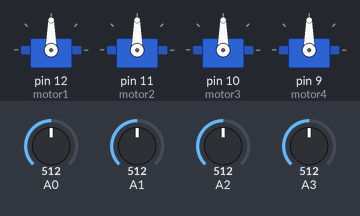
The sketch below on a simulated Arduino Uno, built with avr-gcc and run on an emulated ATmega328P. On the bench: 4 × servo. The test bench sets the inputs (shaded band); at power-on: A0 = 512, A1 = 512, A2 = 512, A3 = 512.

Above: at 1.2 s.
1.3 s: A0 set to 716
At 2.3 s:
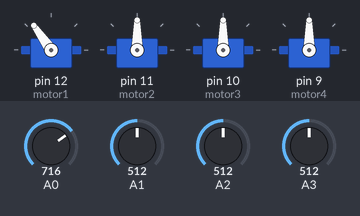
2.8 s: A1 set to 716
At 3.5 s:
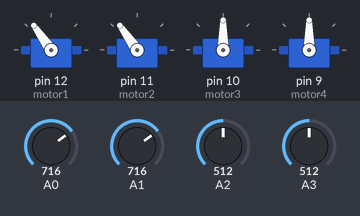
4.3 s: A2 set to 716
At 4.6 s:
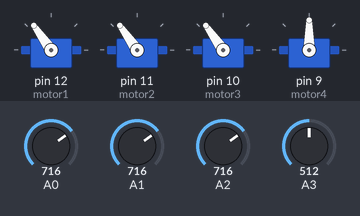
5.8 s: A3 set to 716
At 6.9 s:
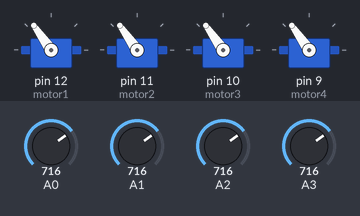
7.3 s: A0 set to 992
At 8.1 s:
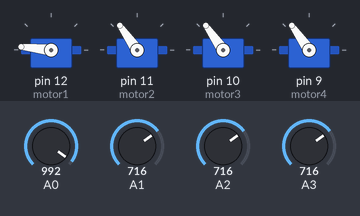
8.8 s: A1 set to 992
At 9.2 s:
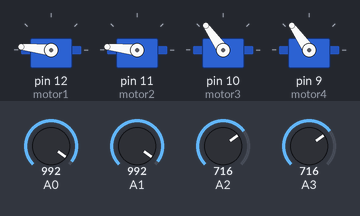
Timing chart, 0 to 11.3 s (numbered marks = the images above; inputs shaded):
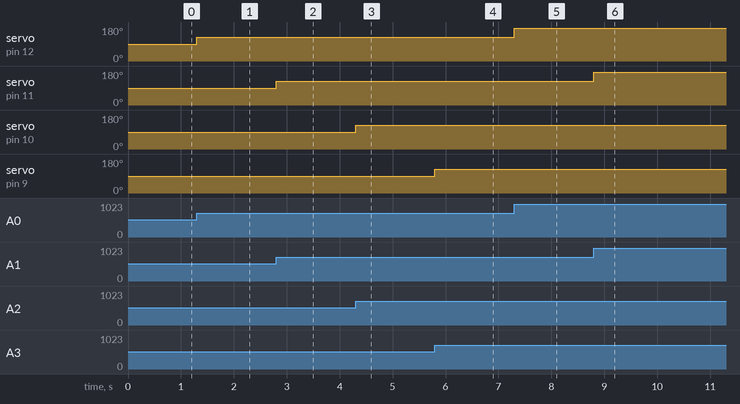

The sketch:

robot_arm_control.ino
```cpp
#include <Servo.h>

Servo motor1;
Servo motor2;
Servo motor3;
Servo motor4;

int pot1;
int servo1;
int pot2;
int servo2;
int pot3;
int servo3;
int pot4;
int servo4;

void setup() {
  motor1.attach(12);
  motor2.attach(11);
  motor3.attach(10);
  motor4.attach(9);

}

void loop() {
    pot1 = analogRead(0);
    servo1 = map(pot1, 0, 1023, 0, 180);
    motor1.write(servo1);
    pot2 = analogRead(1);
    servo2 = map(pot2, 0, 1023, 0, 180);
    motor2.write(servo2);
    pot3 = analogRead(2);
    servo3 = map(pot3, 0, 1023, 0, 180);
    motor3.write(servo3);
    pot4 = analogRead(3);
    servo4 = map(pot4, 0, 1023, 0, 180);
    motor4.write(servo4);

}
```

Measured:
- after the input at 1.3 s, servo on pin 12 (motor1): 90° → 125° at once
- after the input at 2.8 s, servo on pin 11 (motor2): 90° → 125° at once
- after the input at 4.3 s, servo on pin 10 (motor3): 90° → 125° at once
- after the input at 5.8 s, servo on pin 9 (motor4): 90° → 125° at once
- after the input at 7.3 s, servo on pin 12 (motor1): 125° → 174° at once
- after the input at 8.8 s, servo on pin 11 (motor2): 125° → 174° at once
